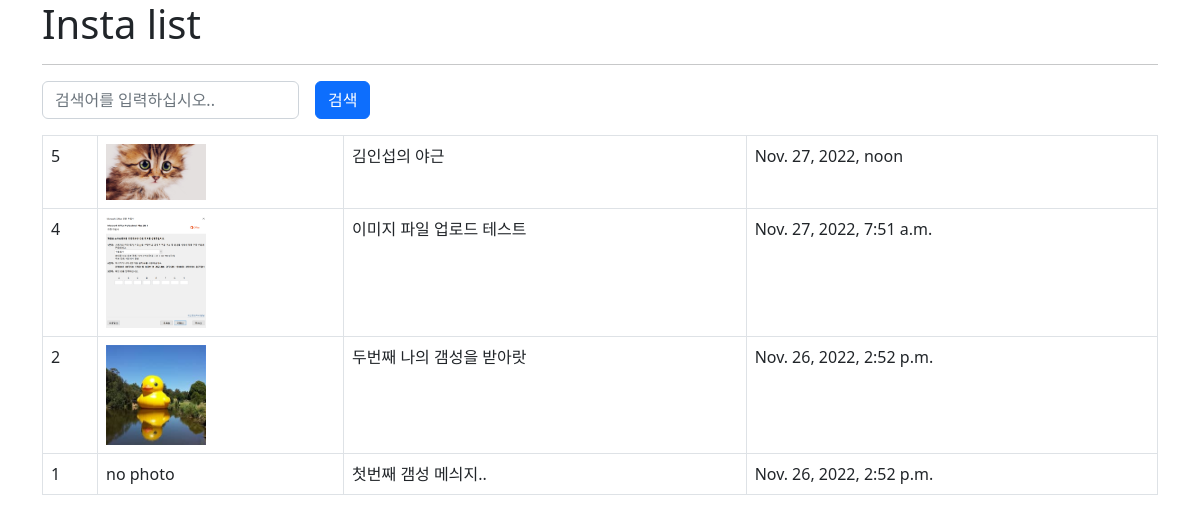
The page / on the database its author committed.
### insta/models.py (models this page shows, shortened)
class Gamsung(models.Model):
    subject = models.CharField(max_length=50, verbose_name='제목')
    contents = models.TextField(verbose_name='컨텐츠내용')
    photo = models.ImageField(blank=True, upload_to='')
    created_at = models.DateTimeField(auto_now_add=True,verbose_name='생성일자')
    updated_at = models.DateTimeField(auto_now=True,verbose_name='업데이트일자')
    is_public = models.BooleanField(default=False, verbose_name='공개여부')
    class Meta:
        ordering = ['-id']

### insta/views.py (the view)
# urls.py: path('',views.insta_list)
def insta_list(request):
    qs = Gamsung.objects.all()
    q = request.GET.get('q', '')
    if q:
        qs = qs.filter(subject__icontains=q)
    return render(request, 'insta_list.html',{
        'insta_list':qs,
        'q':q,
    })

### insta/templates/insta_list.html (shortened to what this page needs)
<!doctype html>
<html lang="ko">
<head>
<link href="https://cdn.jsdelivr.net/npm/bootstrap@5.2.3/dist/css/bootstrap.min.css" rel="stylesheet">
</head>
<body>
    <div class="container">
    <h1>Insta list</h1>
    <hr>
    <form action="" method="get" class="row g-3">
        <div class="col-auto">
          <input type="text" name="q" value="{{ q }}" class="form-control" placeholder="검색어를 입력하십시오..">
        </div>
        <div class="col-auto">
          <button type="submit" class="btn btn-primary mb-3">검색</button>
        </div>
      </form>
    <table class="table table-bordered table-hover">
        <tbody>
            {% for post in insta_list %}
            <tr>
                <td>
                    {{post.id}}
                </td>
                <td>
                    {% if post.photo  %}
                        <img src="{{post.photo.url}}" style="width:100px" />
                    {% else %}
                        no photo
                    {% endif %}
                </td>
                <td>
                    {{post.subject}}
                </td>
                <td>
                    {{post.created_at}}
                </td>
            </tr>
            {% endfor %}
        </tbody>
    </table>
</div>
</body>
</html>

### rows shown on the page
Gamsung: id "5", photo (picture), subject "김인섭의 야근", created_at "Nov. 27, 2022, noon"
Gamsung: id "4", photo (picture), subject "이미지 파일 업로드 테스트", created_at "Nov. 27, 2022, 7:51 a.m."
Gamsung: id "2", photo (picture), subject "두번째 나의 갬성을 받아랏", created_at "Nov. 26, 2022, 2:52 p.m."
Gamsung: id "1", photo "no photo", subject "첫번째 갬성 메싀지..", created_at "Nov. 26, 2022, 2:52 p.m."
